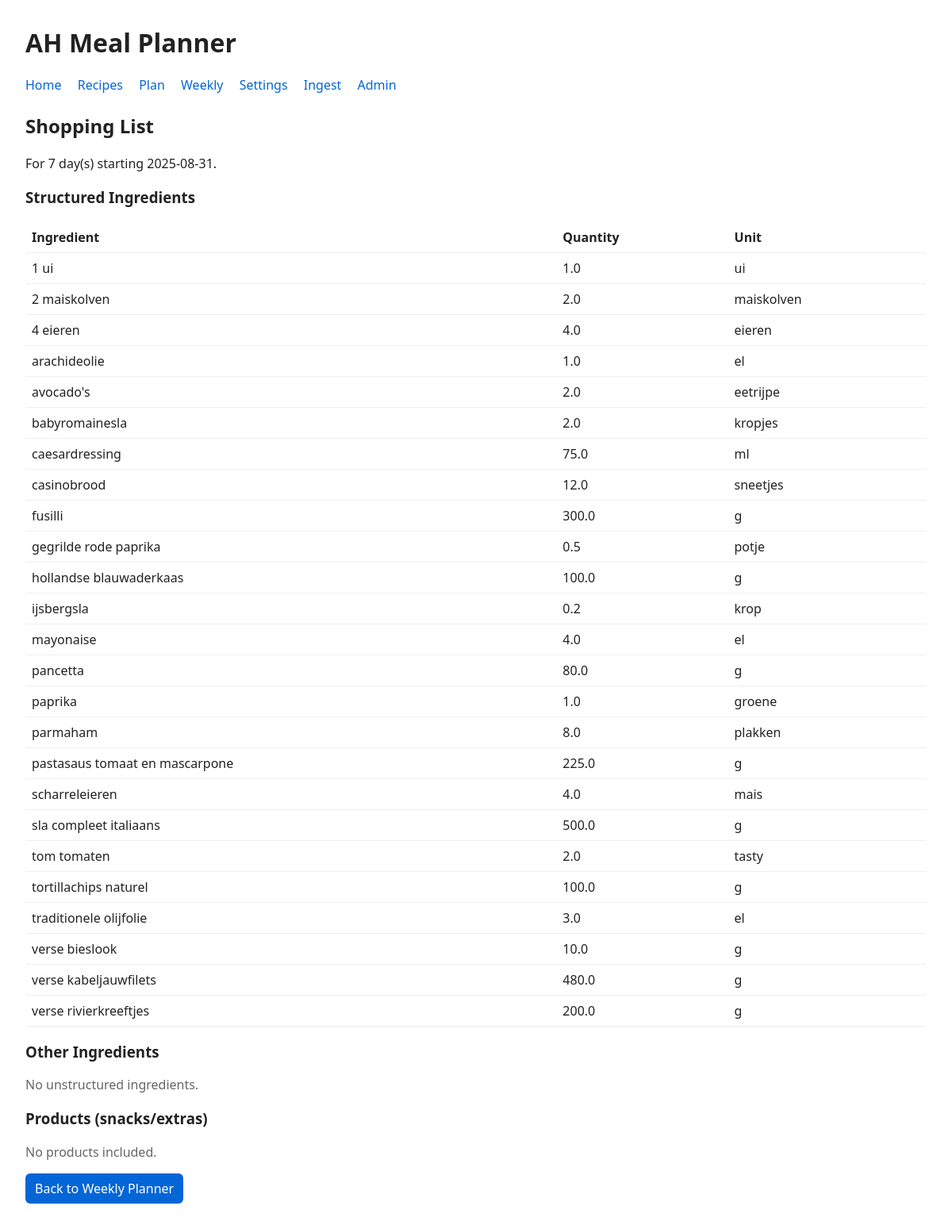
/shopping-list, run on the app's committed database.
### tables this page shows
CREATE TABLE ingredients (
            id INTEGER PRIMARY KEY AUTOINCREMENT,
            recipe_id INTEGER NOT NULL,
            name TEXT NOT NULL,
            quantity REAL,
            unit TEXT,
            product_id INTEGER,
            raw TEXT,
            FOREIGN KEY(recipe_id) REFERENCES recipes(id),
            FOREIGN KEY(product_id) REFERENCES products(id)
        );

### ah_mealplanner/web/routes.py (the view)
@bp.route("/shopping-list")
def shopping_list():
    start = request.args.get("start") or date.today().isoformat()
    days = int(request.args.get("days", 7))
    from datetime import datetime, timedelta
    d0 = datetime.fromisoformat(start).date()
    d1 = d0 + timedelta(days=days)
    dates = [(d0 + timedelta(days=i)).isoformat() for i in range(days)]
    with _conn() as conn:
        db.init_db(conn)
        rows = conn.execute("select id, date from meal_plans where date >= ? and date < ? order by date", (d0.isoformat(), d1.isoformat())).fetchall()
        ids = [r["id"] for r in rows]
        items = []
        if ids:
            qmarks = ",".join(["?"] * len(ids))
            items = conn.execute(f"select * from meal_plan_items where meal_plan_id in ({qmarks})", ids).fetchall()
        ingredients_map = {}  # (name, unit) -> quantity
        ingredients_free = {}  # raw string -> count
        products_map = {}  # product_id -> grams
        for it in items:
            if it["item_type"] == "recipe":
                ings = conn.execute("select name, quantity, unit, raw from ingredients where recipe_id=?", (it["item_id"],)).fetchall()
                for ing in ings:
                    name = (ing["name"] or "").strip().lower()
                    qty = ing["quantity"]
                    unit = (ing["unit"] or "").strip().lower() or ""
                    if qty is not None and unit:
                        key = (name, unit)
                        ingredients_map[key] = ingredients_map.get(key, 0.0) + float(qty)
                    else:
                        raw = (ing["raw"] or ing["name"] or "").strip()
                        if raw:
                            ingredients_free[raw] = ingredients_free.get(raw, 0) + 1
            else:
                grams = (it["servings"] or 0.0) * 100.0
                products_map[it["item_id"]] = products_map.get(it["item_id"], 0.0) + grams
        products_list = []
        for pid, grams in products_map.items():
            p = conn.execute("select name, url from products where id=?", (pid,)).fetchone()
            name = p["name"] if p else f"product #{pid}"
            url = p["url"] if p else None
            products_list.append((name, grams, url))
        products_list.sort(key=lambda x: x[0])
        structured_ings = [ (n, u, q) for (n, u), q in ingredients_map.items() ]
        structured_ings.sort(key=lambda x: x[0])
        free_ings = sorted(ingredients_free.items(), key=lambda x: (-x[1], x[0]))
    return render_template(
        "shopping_list.html",
        start=start,
        days=days,
        dates=dates,
        ingredients_structured=structured_ings,
        ingredients_free=free_ings,
        products=products_list,
    )

### ah_mealplanner/db.py (called while the page is built)
def _ensure_parent(path: str) -> None:
    parent = os.path.dirname(path)
    if parent and not os.path.exists(parent):
        os.makedirs(parent, exist_ok=True)

@contextmanager
def connect(db_path: Optional[str] = None):
    path = db_path or DB_PATH
    _ensure_parent(path)
    conn = sqlite3.connect(path)
    conn.row_factory = sqlite3.Row
    try:
        conn.execute("PRAGMA journal_mode=WAL")
    except Exception:
        pass
    try:
        conn.execute("PRAGMA busy_timeout=15000")
    except Exception:
        pass
    try:
        yield conn
    finally:
        conn.commit()
        conn.close()

### ah_mealplanner/web/routes.py (called while the page is built)
def _conn():
    return db.connect(os.environ.get("AH_MEALPLANNER_DB"))

@bp.app_template_filter("fmt")
def fmt_number(v):
    try:
        return f"{float(v):.1f}"
    except Exception:
        return v

### ah_mealplanner/web/templates/shopping_list.html
{% extends "base.html" %}
{% block content %}
<h2>Shopping List</h2>
<p>For {{ days }} day(s) starting {{ start }}.</p>
<h3>Structured Ingredients</h3>
{% if ingredients_structured %}
<table>
  <thead><tr><th>Ingredient</th><th>Quantity</th><th>Unit</th></tr></thead>
  <tbody>
    {% for name, unit, qty in ingredients_structured %}
      <tr><td>{{ name }}</td><td>{{ qty|fmt }}</td><td>{{ unit }}</td></tr>
    {% endfor %}
  </tbody>
</table>
{% else %}
  <p class="muted">No structured ingredient quantities available.</p>
{% endif %}
<h3>Other Ingredients</h3>
{% if ingredients_free %}
  <ul>
    {% for raw, count in ingredients_free %}
      <li>{{ raw }}{% if count>1 %} ×{{ count }}{% endif %}</li>
    {% endfor %}
  </ul>
{% else %}
  <p class="muted">No unstructured ingredients.</p>
{% endif %}
<h3>Products (snacks/extras)</h3>
{% if products %}
<table>
  <thead><tr><th>Product</th><th>Approx. grams</th></tr></thead>
  <tbody>
    {% for name, grams, url in products %}
      <tr>
        <td>
          {% if url %}
            <a href="{{ url }}" target="_blank" rel="noopener noreferrer">{{ name }}</a>
          {% else %}
            {{ name }}
          {% endif %}
        </td>
        <td>{{ grams|fmt }}</td>
      </tr>
    {% endfor %}
  </tbody>
</table>
{% else %}
  <p class="muted">No products included.</p>
{% endif %}
<p><a class="btn" href="/plan-week">Back to Weekly Planner</a></p>
{% endblock %}

### ah_mealplanner/web/templates/base.html (style rules this page uses)
body { font-family: system-ui, -apple-system, Segoe UI, Roboto, sans-serif; margin: 2rem; color: #222; }
table { border-collapse: collapse; width: 100%; }
th, td { border-bottom: 1px solid #eee; padding: 0.5rem; text-align: left; }
.btn { display: inline-block; background: #0366d6; color: white; padding: 0.5rem 0.75rem; border-radius: 6px; text-decoration: none; border: 0; cursor: pointer; }
.muted { color: #666; }

### data on the page
ingredients: name "1 ui", quantity "1.0", unit "ui"
ingredients: name "4 eieren", quantity "4.0", unit "eieren"
ingredients: name "casinobrood", quantity "12.0", unit "sneetjes"
ingredients: name "fusilli", quantity "300.0", unit "g"
ingredients: name "gegrilde rode paprika", quantity "0.5", unit "potje"
ingredients: name "hollandse blauwaderkaas", quantity "100.0", unit "g"
ingredients: name "ijsbergsla", qty "0.2", unit "krop"
ingredients: name "mayonaise", quantity "4.0", unit "el"
ingredients: name "paprika", quantity "1.0", unit "groene"
ingredients: name "tom tomaten", quantity "2.0", unit "tasty"
ingredients: name "traditionele olijfolie", quantity "3.0", unit "el"
ingredients: name "verse kabeljauwfilets", quantity "480.0", unit "g"

### other printed values
{{ days }} "7"
{{ start }} "2025-08-31"
{{ name }} "2 maiskolven" "arachideolie" "avocado's" "babyromainesla" "caesardressing" "pancetta" "parmaham" "pastasaus tomaat en mascarpone" "scharreleieren" "sla compleet italiaans" "tortillachips naturel" "verse bieslook" "verse rivierkreeftjes"
{{ qty|fmt }} "2.0" "1.0" "2.0" "2.0" "75.0" "80.0" "8.0" "225.0" "4.0" "500.0" "100.0" "10.0" "200.0"
{{ unit }} "maiskolven" "el" "eetrijpe" "kropjes" "ml" "g" "plakken" "g" "mais" "g" "g" "g" "g"
